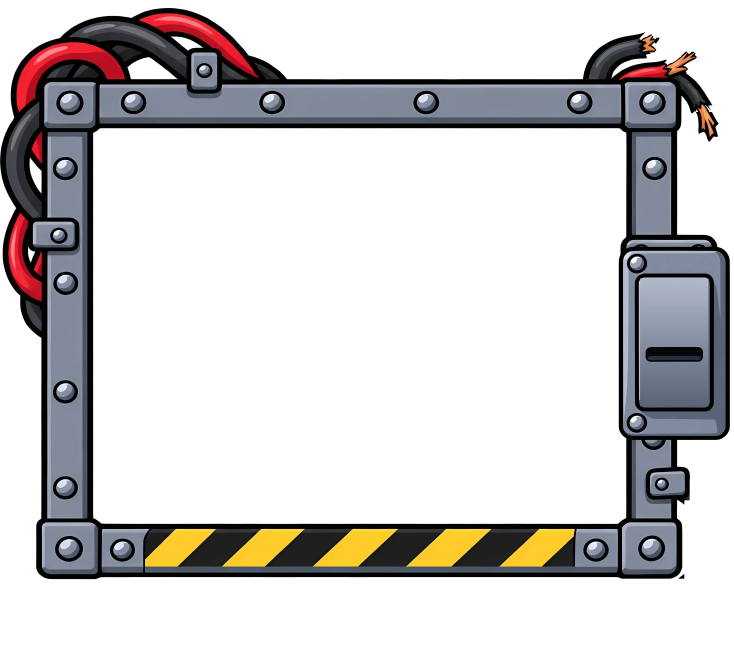
#> input picture frontend/assets/frame.webp, 2200 x 1982 px (shown at 1/3 size)
$ python frame_spark.py
#> lines starting #> are read from the running program, lines starting #| are printed output that depends on the picture; after the words box and inside, x2 and y2 are one past the last pixel; in counts of white or black regions, pixels touching at a corner belong together
"""Take the painted spark (a flat yellow star) off the frayed wire at the frame's top-right corner, so the page can
throw real sparks from the wire instead (owner pass 4, 2026-11-18). Idempotent: run it after tools/outage/frame_cable.py.

  assets/frame.webp     the star (its yellow and the black outline that belongs only to it) made transparent; the
                        wires, their copper strands and the frame untouched
  assets/spark.json     where the sparks fly from (frame px): the red wire's copper tip that the star sat on, plus the
                        two other frayed ends for the small crackles in between, and the frame's size
usage: python tools/outage/frame_spark.py"""
import json, os
import numpy as np
from PIL import Image
from scipy import ndimage

ROOT = os.path.dirname(os.path.dirname(os.path.dirname(os.path.abspath(__file__))))
A = os.path.join(ROOT, "frontend", "assets")
FR = os.path.join(A, "frame.webp")
im = np.asarray(Image.open(FR).convert("RGBA")).astype(np.int32)
H, W, _ = im.shape
#> H = 1982; W = 2200
r, g, b, a = (im[..., i] for i in range(4))
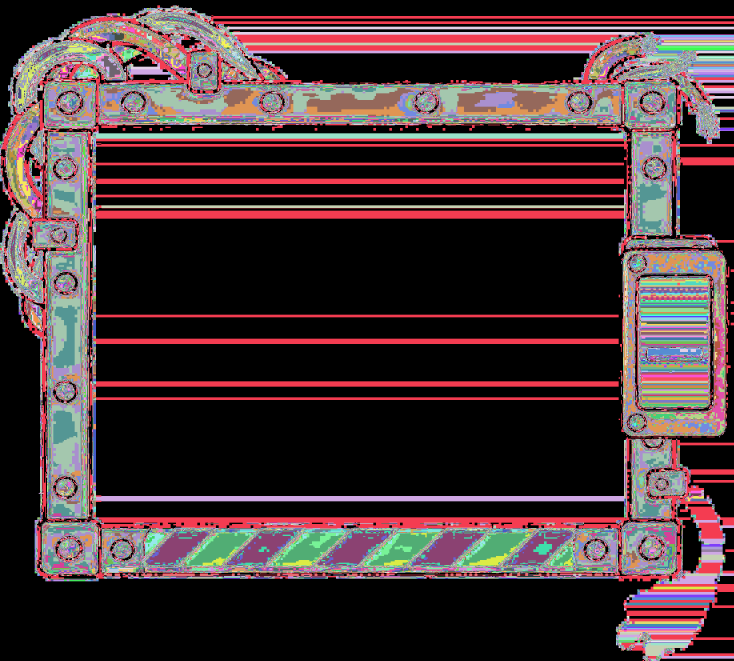
#> r: shape (1982, 2200) int32 (shown at 1/3 size); 256 distinct labels, from 0 to 255; one colour per label, 0 black
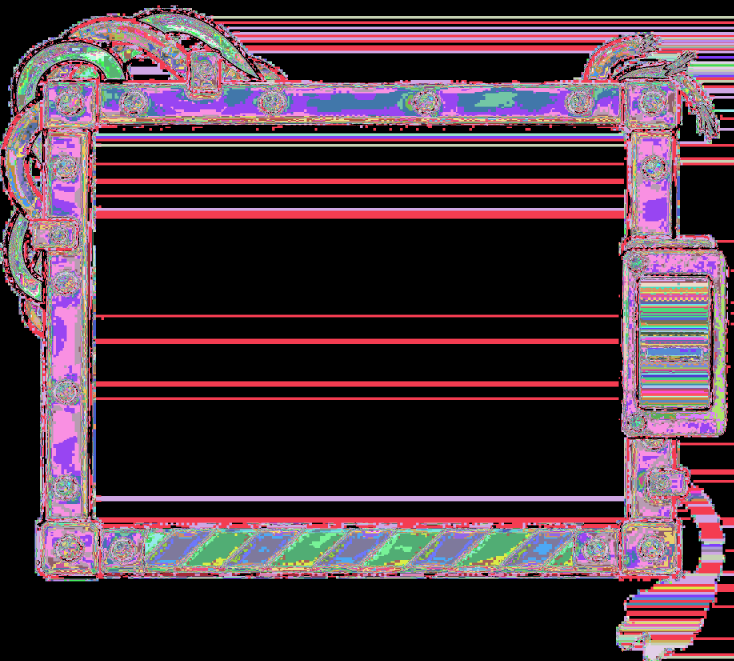
#> g: shape (1982, 2200) int32 (shown at 1/3 size); 256 distinct labels, from 0 to 255; one colour per label, 0 black
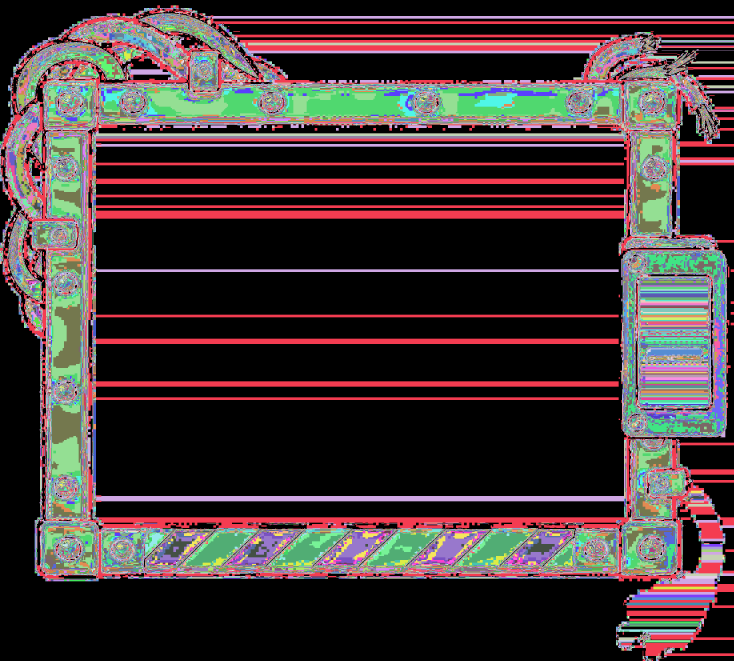
#> b: shape (1982, 2200) int32 (shown at 1/3 size); 256 distinct labels, from 0 to 255; one colour per label, 0 black
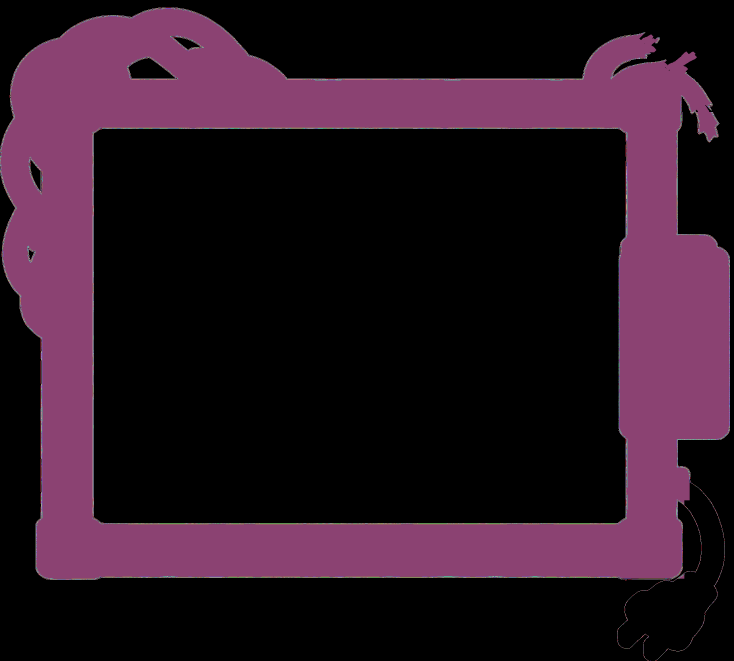
#> a: shape (1982, 2200) int32 (shown at 1/3 size); 256 distinct labels, from 0 to 255; one colour per label, 0 black
lum = (r + g + b) / 3
sat = im[..., :3].max(-1) - im[..., :3].min(-1)
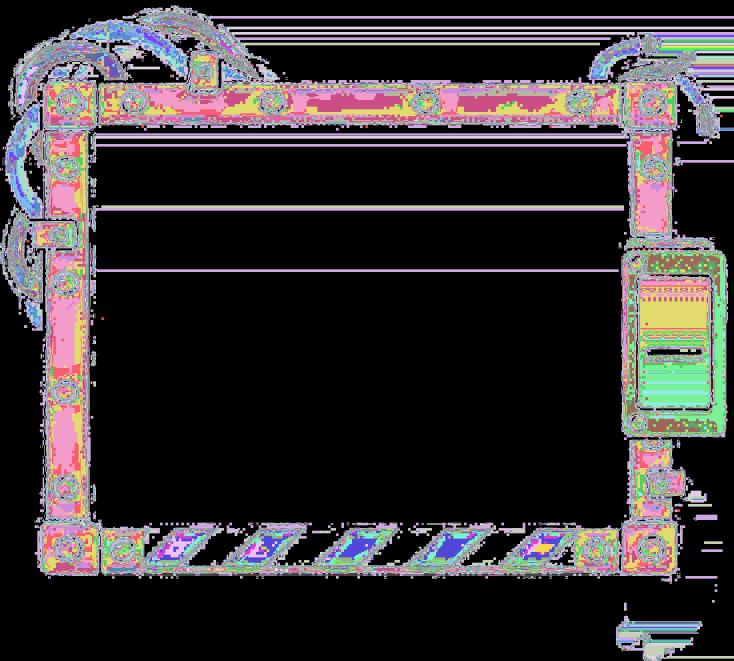
#> sat: shape (1982, 2200) int32 (shown at 1/3 size); 230 distinct labels, from 0 to 231; one colour per label, 0 black
zone = np.zeros((H, W), bool)
zone[:int(H * .17), int(W * .86):] = True

yellow = zone & (r > 200) & (g > 170) & (b < 130) & (a > 100)
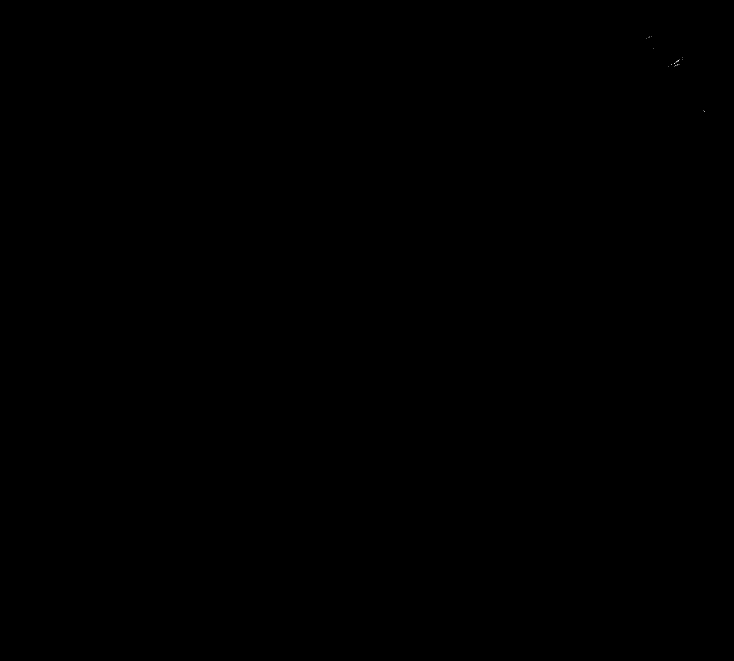
#> yellow: shape (1982, 2200) bool (shown at 1/3 size); 0% white in thin lines or dots, all inside (x1, y1, x2, y2) = (1940, 108, 2113, 336)
copper = zone & (r > 180) & (g > 90) & (g < 175) & (b < 110) & (a > 100)
#> copper: shape (1982, 2200) bool; 0.06% white; 19 white regions (14 under 20 px), largest, box (x1, y1, x2, y2) and area: (2002, 161, 2080, 223) 1295, (1929, 110, 1963, 154) 678, (2096, 315, 2121, 336) 290, (1900, 210, 1941, 222) 186, (1931, 207, 1968, 212) 62
redw = zone & (r > 140) & (g < 90) & (b < 90) & (a > 100)
#> redw: shape (1982, 2200) bool; 0.05% white; 25 white regions (24 under 20 px), largest, box (x1, y1, x2, y2) and area: (1892, 194, 2002, 232) 2326
wirefill = zone & (lum > 30) & (lum < 100) & (sat < 30) & (a > 200)
#> wirefill: shape (1982, 2200) bool; 0.11% white; 96 white regions (92 under 20 px), largest, box (x1, y1, x2, y2) and area: (2024, 224, 2117, 324) 3051, (1892, 115, 1926, 165) 1111, (1934, 291, 1987, 334) 538, (2027, 262, 2028, 336) 74
wl, wn = ndimage.label(wirefill)                       # a wire's grey core is big; the star's grey edge is not
#> wl: shape (1982, 2200) int32; 146 distinct labels, from 0 to 145
#> wn = 145
wsz = ndimage.sum(wirefill, wl, range(1, wn + 1))
#> wsz = 145 values, max 3051 at index 12, min 1 at index 0, mean 34.24
wirefill = np.isin(wl, 1 + np.nonzero(wsz > 1500)[0])
#> wirefill: shape (1982, 2200) bool; 0.07% white; 1 white region, box (x1, y1, x2, y2) and area: (2024, 224, 2117, 324) 3051
# only copper that is joined to a wire is a wire's strands (the star's own orange edge looks like copper too)
wire = redw | wirefill
#> wire: shape (1982, 2200) bool; 0.12% white; 26 white regions (24 under 20 px), largest, box (x1, y1, x2, y2) and area: (2024, 224, 2117, 324) 3051, (1892, 194, 2002, 232) 2326
clab, cn = ndimage.label(copper)
#> clab: shape (1982, 2200) int32; 32 distinct labels, from 0 to 31
#> cn = 31
attached = np.zeros_like(copper)
near_wire = ndimage.binary_dilation(wire, iterations=4)
#> near_wire: shape (1982, 2200) bool; 0.2% white; 9 white regions, largest, box (x1, y1, x2, y2) and area: (2020, 220, 2121, 331) 4186, (1888, 190, 2006, 236) 3959, (2022, 176, 2060, 209) 405
for k in range(1, cn + 1):
    comp = clab == k
    if (comp & near_wire).any():
        attached |= comp
#> attached: shape (1982, 2200) bool; 0.06% white; 11 white regions (6 under 20 px), largest, box (x1, y1, x2, y2) and area: (2002, 161, 2080, 223) 1292, (1929, 110, 1963, 154) 675, (2096, 315, 2121, 336) 288, (1900, 210, 1941, 222) 186, (1931, 207, 1968, 212) 62
keep = ndimage.binary_dilation(wire | attached, iterations=6)
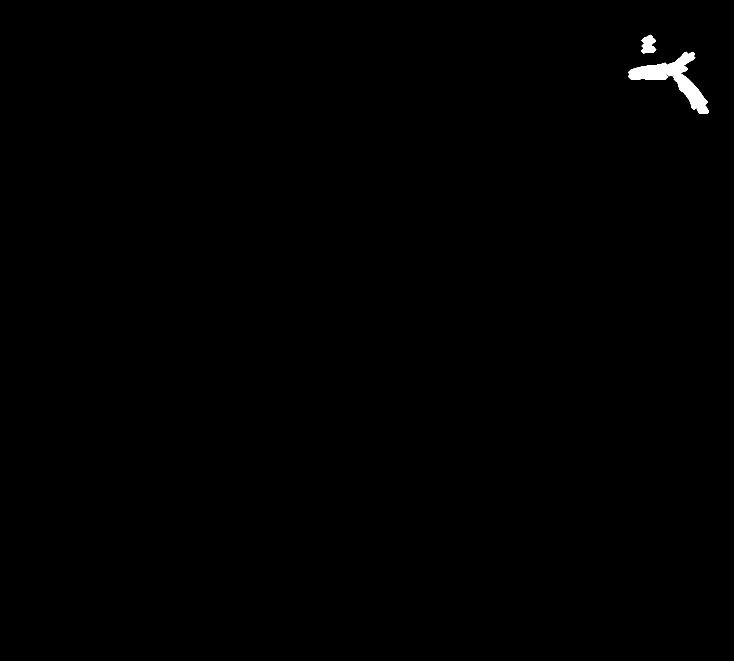
#> keep: shape (1982, 2200) bool (shown at 1/3 size); 0.34% white; 2 white regions, box (x1, y1, x2, y2) and area: (1886, 155, 2127, 342) 12973, (1923, 104, 1969, 160) 1684
# everything round the star that isn't a wire, its copper or the ink right on them
star = zone & (a > 0) & ndimage.binary_dilation(yellow, iterations=22) & ~keep
#> star: shape (1982, 2200) bool; 0% white in thin lines or dots, all inside (x1, y1, x2, y2) = (1923, 103, 2128, 334)
spark = {"frame": [W, H]}
#> spark = {'frame': [2200, 1982]}
if yellow.sum() > 200:
    cy, cx = [float(v) for v in ndimage.center_of_mass(yellow)]
    out = im.copy()
    out[star, 3] = 0
    # and any small fragment of its outline left floating, not joined to the wires or the frame
    lab, n = ndimage.label(zone & (out[..., 3] > 0))
    sizes = ndimage.sum(np.ones_like(lab), lab, range(1, n + 1))
    for k in range(1, n + 1):
        if sizes[k - 1] < 1500 and not (keep & (lab == k)).any():
            out[lab == k, 3] = 0
    Image.fromarray(out.astype(np.uint8), "RGBA").save(FR, "WEBP", quality=92, alpha_quality=100, method=6)
    # the copper tip the star sat on: the copper pixel nearest the star's centre
    cys, cxs = np.nonzero(copper)
    d = np.hypot(cxs - cx, cys - cy)
    i = int(np.argmin(d))
    spark["origin"] = [int(cxs[i]), int(cys[i])]
    spark["star_centre"] = [round(cx), round(cy)]
    # the other frayed ends: the copper clusters furthest from that tip
    lab, n = ndimage.label(ndimage.binary_dilation(copper, iterations=4))
    tips = []
    for k in range(1, n + 1):
        ys, xs = np.nonzero((lab == k) & copper)
        if len(xs) < 60:
            continue
        j = int(np.argmin(ys))                       # each cluster's top-most strand end
        tips.append([int(xs[j]), int(ys[j])])
    tips.sort(key=lambda p: -np.hypot(p[0] - spark["origin"][0], p[1] - spark["origin"][1]))
    spark["others"] = tips[:2]
    # the top bar sparks can land on: its top edge (read at the bar's middle) and its right end (the cord's bar)
    col = np.nonzero(out[:, W // 2, 3] > 40)[0]
    spark["bar_top"] = int(col.min())
    cj = os.path.join(A, "cable.json")
    spark["bar_right"] = json.load(open(cj))["bar_right"] if os.path.exists(cj) else W * .93
    json.dump(spark, open(os.path.join(A, "spark.json"), "w"), indent=1)
    print("star removed:", int(star.sum()), "px; spark", spark)
else:
    print("no painted star left (already removed)", json.load(open(os.path.join(A, "spark.json"))) if os.path.exists(os.path.join(A, "spark.json")) else "")
